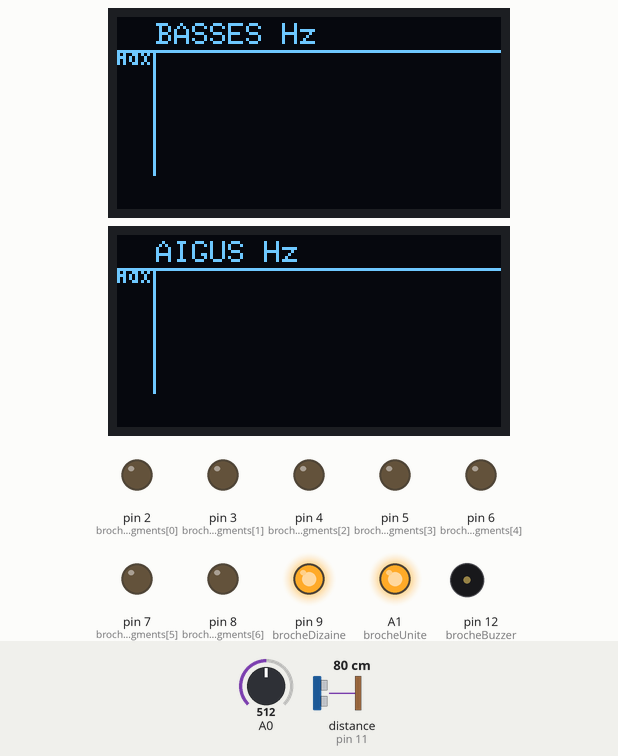
Recording of a program running on a simulated Arduino Nano, built with avr-gcc and run on an emulated ATmega328P. Parts: 2 × 128×64 one-colour display, output pins drawn as LEDs (lit = HIGH), buzzer (waves = sounding, pin HIGH). Wiring (inferred from the names in the program): ultrasonic range finder: trigger pin 10; echo pin 11. Inputs (shaded band) come from the test bench; at power-on: distance to the obstacle (sensor on pin 11) 80 cm, A0 = 512. The echo pulse lasts 58.3 µs per cm; pins used as bus, display or sensor lines are not drawn.

Above: at 2.1 s.
2.2 s: distance to the obstacle (sensor on pin 11) set to 12 cm
3.7 s: distance to the obstacle (sensor on pin 11) set to 9 cm
At 5.05 s:
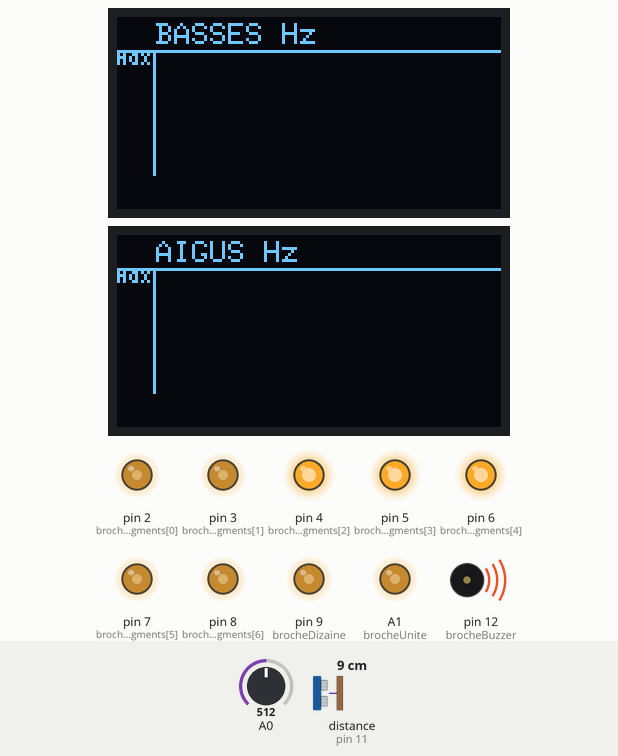
5.4 s: distance to the obstacle (sensor on pin 11) set to 18 cm
At 6.4 s:
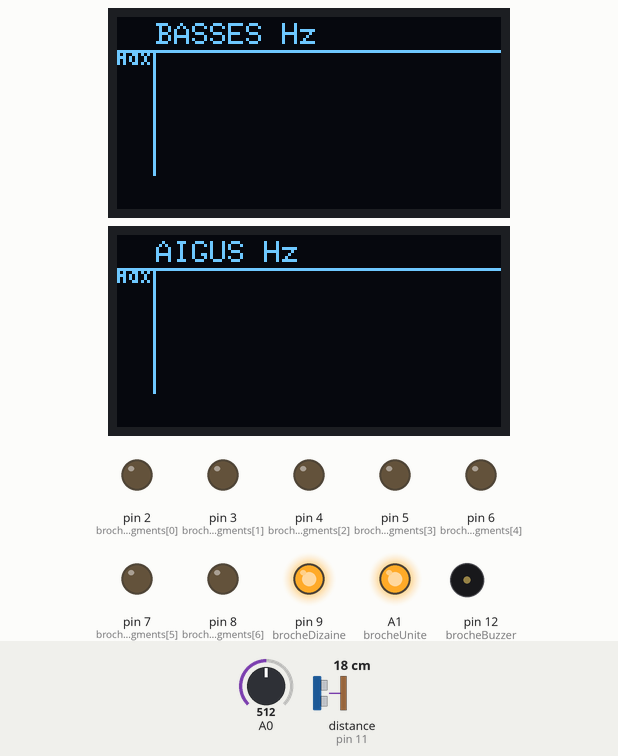
7.3 s: A0 set to 716
At 8.7 s:
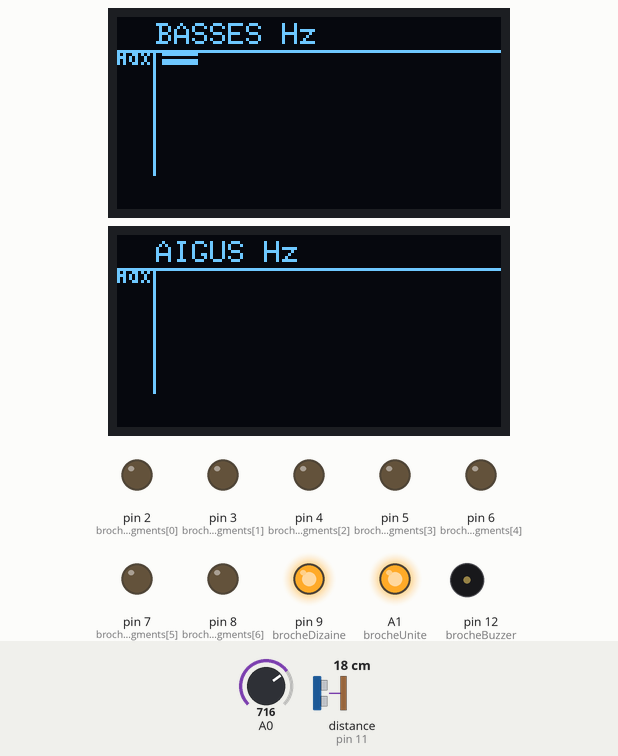
9.0 s: distance to the obstacle (sensor on pin 11) set to 2 cm
At 11.38 s:
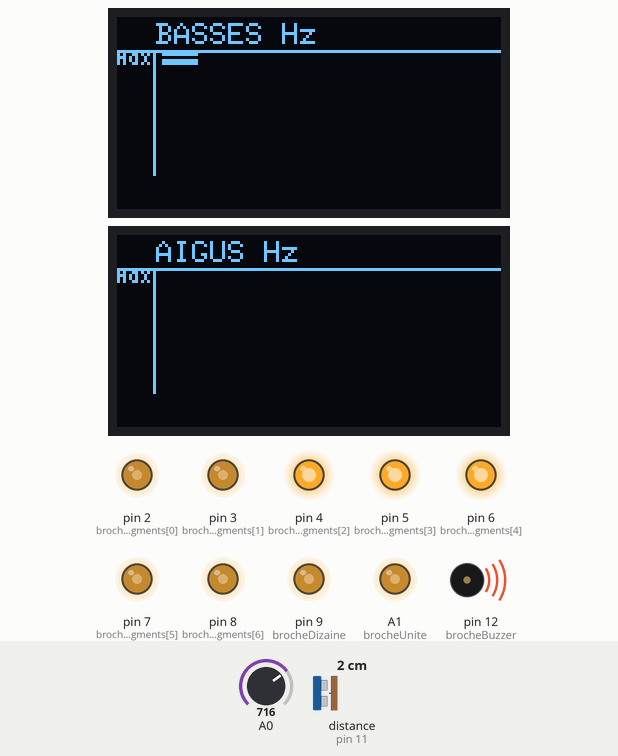
12.0 s: distance to the obstacle (sensor on pin 11) set to 13 cm
At 12.5 s:
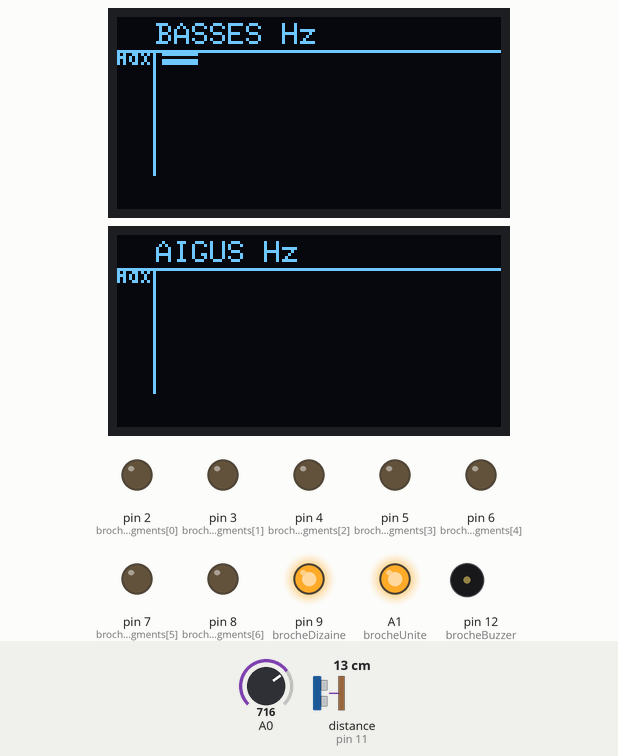
Timing chart, 0 to 14.6 s (numbered marks = the images above; inputs shaded):
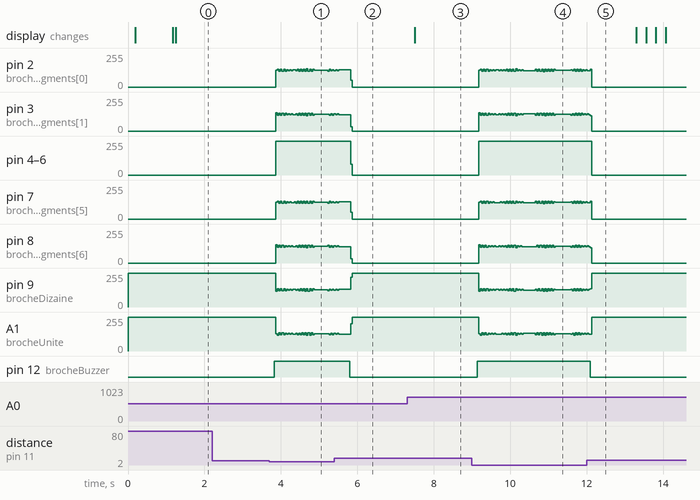

Measured:
- the behaviour switches between 11 and 10 cm on distance to the obstacle (sensor on pin 11) (found by bisection; images 0 and 1)
- after the input at 2.2 s, every drawn part: stays the same
- after the input at 5.4 s, pin 4 (brochesSegments[2]), pin 5 (brochesSegments[3]), pin 6 (brochesSegments[4]): 252/255 → 0/255 after 0.43 s; pin 12 (brocheBuzzer): HIGH → LOW after 0.40 s
- after the input at 7.3 s, the display: changes after 0.20 s (image 3)
- after the input at 12.0 s, pin 4 (brochesSegments[2]), pin 5 (brochesSegments[3]), pin 6 (brochesSegments[4]): 252/255 → 0/255 after 0.14 s; pin 12 (brocheBuzzer): HIGH → LOW after 0.10 s

The program:

main.cpp
```cpp
#include <Arduino.h>
#include <U8g2lib.h>
#include <arduinoFFT.h>

U8G2_SSD1306_128X64_NONAME_2_SW_I2C ecranBas(U8G2_R0, A5, A4, U8X8_PIN_NONE);
U8G2_SSD1306_128X64_NONAME_2_SW_I2C ecranHaut(U8G2_R0, A3, A2, U8X8_PIN_NONE);

const uint8_t brochesSegments[] = {2, 3, 4, 5, 6, 7, 8};
const uint8_t brocheDizaine    = 9;
const uint8_t brocheUnite      = A1;
const uint8_t brocheTrig       = 10;
const uint8_t brocheEcho       = 11;
const uint8_t brocheBuzzer     = 12;
const uint8_t seuil            = 10;

#define ECHANTILLONS     64
#define FREQ_ECHANT      8000

int16_t vReel[ECHANTILLONS];
int16_t vImag[ECHANTILLONS];
float   fReel[ECHANTILLONS];
float   fImag[ECHANTILLONS];
ArduinoFFT<float> FFT = ArduinoFFT<float>(fReel, fImag, ECHANTILLONS, FREQ_ECHANT);

#define NB_BANDES_BAS   8
#define NB_BANDES_HAUT  8

uint16_t bandesBas[NB_BANDES_BAS];
uint16_t bandesHaut[NB_BANDES_HAUT];
uint16_t picsBas[NB_BANDES_BAS];
uint16_t picsHaut[NB_BANDES_HAUT];

const uint8_t debutBinBas[NB_BANDES_BAS]  PROGMEM = { 1,  3,  5,  7,  9, 11, 13, 15};
const uint8_t finBinBas[NB_BANDES_BAS]    PROGMEM = { 2,  4,  6,  8, 10, 12, 14, 16};
const uint8_t debutBinHaut[NB_BANDES_HAUT] PROGMEM = {16, 18, 20, 22, 24, 26, 28, 30};
const uint8_t finBinHaut[NB_BANDES_HAUT]   PROGMEM = {17, 19, 21, 23, 25, 27, 29, 31};

const char etBas0[] PROGMEM = "125";  const char etBas1[] PROGMEM = "375";
const char etBas2[] PROGMEM = "625";  const char etBas3[] PROGMEM = "875";
const char etBas4[] PROGMEM = "1.1k"; const char etBas5[] PROGMEM = "1.4k";
const char etBas6[] PROGMEM = "1.6k"; const char etBas7[] PROGMEM = "1.9k";
const char* const etiquettesBas[NB_BANDES_BAS] PROGMEM = {etBas0,etBas1,etBas2,etBas3,etBas4,etBas5,etBas6,etBas7};

const char etHaut0[] PROGMEM = "2k";   const char etHaut1[] PROGMEM = "2.2k";
const char etHaut2[] PROGMEM = "2.5k"; const char etHaut3[] PROGMEM = "2.8k";
const char etHaut4[] PROGMEM = "3k";   const char etHaut5[] PROGMEM = "3.2k";
const char etHaut6[] PROGMEM = "3.5k"; const char etHaut7[] PROGMEM = "3.8k";
const char* const etiquettesHaut[NB_BANDES_HAUT] PROGMEM = {etHaut0,etHaut1,etHaut2,etHaut3,etHaut4,etHaut5,etHaut6,etHaut7};

char tampEtiquette[6];

#define DECROISSANCE_PIC_NUM   15
#define DECROISSANCE_PIC_DEN   16
#define PLANCHER_MIN           10
#define MARGE_BAS_NUM          8
#define MARGE_BAS_DEN          5
#define MARGE_HAUT_NUM         2
#define MARGE_HAUT_DEN         1
#define ATTAQUE_ECHELLE_NUM    1
#define ATTAQUE_ECHELLE_DEN    12
#define DECROISSANCE_ECHELLE_NUM 1
#define DECROISSANCE_ECHELLE_DEN 1000

uint16_t maxDynBas  = (uint16_t)(PLANCHER_MIN * MARGE_BAS_NUM  / MARGE_BAS_DEN);
uint16_t maxDynHaut = (uint16_t)(PLANCHER_MIN * MARGE_HAUT_NUM / MARGE_HAUT_DEN);

#define TITRE_H    11
#define ETIQUETTE_H 11
#define AXEY_W     13
#define ZONE_X     (AXEY_W)
#define ZONE_W     (128 - AXEY_W)
#define ZONE_Y     (TITRE_H)
#define ZONE_H     (64 - TITRE_H - ETIQUETTE_H)

void echantillonnerAudio();
void calculerSpectre();
void calculerBandes(const uint8_t* debutBin, const uint8_t* finBin,
                    uint16_t* bandes, uint16_t* pics, uint8_t n);
void mettreAJourMaxDyn(uint16_t* bandes, uint8_t n, uint16_t& maxDyn,
                       uint8_t mNum, uint8_t mDen);
void dessinerEcran(U8G2_SSD1306_128X64_NONAME_2_SW_I2C& ecran,
                   uint16_t* bandes, uint16_t* pics, uint16_t maxDyn,
                   uint8_t nbBandes, const char* titre,
                   const char* const* etiquettes);
long    lireDistance();
void    eteindreSegments();
void    afficherD();
void    afficherG();
void    afficherDG();
void    afficherRien();

void setup() {
  for (uint8_t i = 0; i < 7; i++) pinMode(brochesSegments[i], OUTPUT);
  pinMode(brocheDizaine, OUTPUT);
  pinMode(brocheUnite,   OUTPUT);
  afficherRien();

  pinMode(brocheTrig,   OUTPUT);
  pinMode(brocheEcho,   INPUT);
  pinMode(brocheBuzzer, OUTPUT);
  digitalWrite(brocheBuzzer, LOW);

  ecranBas.setI2CAddress(0x3C * 2);
  ecranBas.begin();
  ecranBas.firstPage();
  do {
    ecranBas.setFont(u8g2_font_6x10_tf);
    ecranBas.drawStr(20, 35, "BASSES...");
  } while (ecranBas.nextPage());

  ecranHaut.setI2CAddress(0x3D * 2);
  ecranHaut.begin();
  ecranHaut.firstPage();
  do {
    ecranHaut.setFont(u8g2_font_6x10_tf);
    ecranHaut.drawStr(20, 35, "AIGUS...");
  } while (ecranHaut.nextPage());

  for (uint8_t i = 0; i < NB_BANDES_BAS;  i++) picsBas[i]  = 0;
  for (uint8_t i = 0; i < NB_BANDES_HAUT; i++) picsHaut[i] = 0;

  delay(800);
}

void loop() {
  long distance = lireDistance();
  bool danger   = (distance > 0 && distance < seuil);

  if (danger) {
    digitalWrite(brocheBuzzer, HIGH);
    for (uint8_t i = 0; i < 80; i++) afficherDG();
  } else {
    digitalWrite(brocheBuzzer, LOW);
    afficherRien();

    echantillonnerAudio();
    calculerSpectre();
    calculerBandes(debutBinBas,  finBinBas,  bandesBas,  picsBas,  NB_BANDES_BAS);
    calculerBandes(debutBinHaut, finBinHaut, bandesHaut, picsHaut, NB_BANDES_HAUT);
    mettreAJourMaxDyn(bandesBas,  NB_BANDES_BAS,  maxDynBas,  MARGE_BAS_NUM,  MARGE_BAS_DEN);
    mettreAJourMaxDyn(bandesHaut, NB_BANDES_HAUT, maxDynHaut, MARGE_HAUT_NUM, MARGE_HAUT_DEN);

    dessinerEcran(ecranBas,  bandesBas,  picsBas,  maxDynBas,  NB_BANDES_BAS,  "BASSES Hz", etiquettesBas);
    dessinerEcran(ecranHaut, bandesHaut, picsHaut, maxDynHaut, NB_BANDES_HAUT, "AIGUS Hz",  etiquettesHaut);
  }
}

void eteindreSegments() {
  for (uint8_t i = 0; i < 7; i++) digitalWrite(brochesSegments[i], LOW);
}
void afficherRien() {
  digitalWrite(brocheDizaine, HIGH);
  digitalWrite(brocheUnite,   HIGH);
  eteindreSegments();
}
void afficherD() {
  const uint8_t seg[] = {0,1,1,1,1,0,1};
  for (uint8_t i = 0; i < 7; i++) digitalWrite(brochesSegments[i], seg[i]);
}
void afficherG() {
  const uint8_t seg[] = {1,0,1,1,1,1,0};
  for (uint8_t i = 0; i < 7; i++) digitalWrite(brochesSegments[i], seg[i]);
}
void afficherDG() {
  afficherRien(); digitalWrite(brocheDizaine, LOW); afficherD(); delay(3);
  afficherRien(); digitalWrite(brocheUnite,   LOW); afficherG(); delay(3);
}

long lireDistance() {
  digitalWrite(brocheTrig, LOW);  delayMicroseconds(2);
  digitalWrite(brocheTrig, HIGH); delayMicroseconds(10);
  digitalWrite(brocheTrig, LOW);
  long d = pulseIn(brocheEcho, HIGH, 30000UL);
  return d * 0.034 / 2;
}

void echantillonnerAudio() {
  const unsigned int periode = 1000000UL / FREQ_ECHANT;
  for (uint8_t i = 0; i < ECHANTILLONS; i++) {
    unsigned long t = micros();
    vReel[i] = (int16_t)(analogRead(A0) - 512);
    vImag[i] = 0;
    while (micros() - t < periode);
  }
}

void calculerSpectre() {
  for (uint8_t i = 0; i < ECHANTILLONS; i++) {
    fReel[i] = (float)vReel[i];
    fImag[i] = 0.0f;
  }
  FFT.windowing(FFTWindow::Hamming, FFTDirection::Forward);
  FFT.compute(FFTDirection::Forward);
  FFT.complexToMagnitude();
}

void calculerBandes(const uint8_t* debutBin, const uint8_t* finBin,
                    uint16_t* bandes, uint16_t* pics, uint8_t n) {
  for (uint8_t b = 0; b < n; b++) {
    uint8_t ks  = pgm_read_byte(&debutBin[b]);
    uint8_t ke  = pgm_read_byte(&finBin[b]);
    float   val = 0.0f;
    for (uint8_t k = ks; k <= ke; k++)
      if (fReel[k] > val) val = fReel[k];

    uint16_t v = (val < PLANCHER_MIN) ? 0 : (uint16_t)val;
    bandes[b] = v;
    if (v >= pics[b]) pics[b] = v;
    else pics[b] = (uint16_t)((uint32_t)pics[b] * DECROISSANCE_PIC_NUM / DECROISSANCE_PIC_DEN);
  }
}

void mettreAJourMaxDyn(uint16_t* bandes, uint8_t n, uint16_t& maxDyn,
                       uint8_t mNum, uint8_t mDen) {
  uint16_t maxTrame = PLANCHER_MIN;
  for (uint8_t i = 0; i < n; i++)
    if (bandes[i] > maxTrame) maxTrame = bandes[i];

  uint16_t cible = (uint16_t)((uint32_t)maxTrame * mNum / mDen);
  if (cible > maxDyn)
    maxDyn += (uint16_t)((uint32_t)(cible - maxDyn) * ATTAQUE_ECHELLE_NUM / ATTAQUE_ECHELLE_DEN);
  else if (maxDyn > cible)
    maxDyn -= (uint16_t)((uint32_t)(maxDyn - cible) * DECROISSANCE_ECHELLE_NUM / DECROISSANCE_ECHELLE_DEN);

  uint16_t valMin = (uint16_t)((uint32_t)PLANCHER_MIN * mNum / mDen);
  if (maxDyn < valMin) maxDyn = valMin;
}

void dessinerEcran(U8G2_SSD1306_128X64_NONAME_2_SW_I2C& ecran,
                   uint16_t* bandes, uint16_t* pics, uint16_t maxDyn,
                   uint8_t nbBandes, const char* titre,
                   const char* const* etiquettes) {

  const uint8_t ecart = 2;
  const uint8_t largBarre = (ZONE_W - (nbBandes + 1) * ecart) / nbBandes;
  const int yBas  = ZONE_Y + ZONE_H - 1;
  const int yMil  = ZONE_Y + ZONE_H / 2;
  const int yHaut = ZONE_Y;

  ecran.firstPage();
  do {
    uint8_t rangTuile = ecran.getBufferCurrTileRow();
    int     py0       = rangTuile * 8;
    int     py1       = py0 + 15;

    if (py0 <= TITRE_H) {
      ecran.setFont(u8g2_font_6x10_tf);
      ecran.drawStr(AXEY_W, 9, titre);
      ecran.drawHLine(0, TITRE_H, 128);
    }

    ecran.setFont(u8g2_font_4x6_tf);
    ecran.drawVLine(AXEY_W - 1, ZONE_Y, ZONE_H);

    if (yMil >= py0 && yMil <= py1)
      for (uint8_t x = AXEY_W; x < 128; x += 4) ecran.drawPixel(x, yMil);

    if ((yHaut + 5) >= py0 && yHaut <= py1)
      ecran.drawStr(0, yHaut + 5, "max");
    if ((yMil + 3) >= py0 && yMil <= py1)
      ecran.drawStr(2, yMil + 3, "50");
    if ((yBas - 1) >= py0 && (yBas - 1) <= py1)
      ecran.drawStr(4, yBas - 1, "0");

    if ((yBas + 1) >= py0 && (yBas + 1) <= py1)
      ecran.drawHLine(AXEY_W - 1, yBas + 1, 128 - AXEY_W + 1);

    for (uint8_t b = 0; b < nbBandes; b++) {
      int x = ZONE_X + ecart + b * (largBarre + ecart);

      float norme = (float)bandes[b] / maxDyn;
      if (norme > 1.0f) norme = 1.0f;
      int hautBarre = (int)(norme * (ZONE_H - 1));
      if (hautBarre > 0) {
        int rDebut = max(yBas - hautBarre, py0);
        int rFin   = min(yBas, py1);
        for (int ligne = rDebut; ligne <= rFin; ligne++)
          if ((yBas - ligne) % 3 != 0)
            ecran.drawHLine(x, ligne, largBarre);
      }

      float normePic = (float)pics[b] / maxDyn;
      if (normePic > 1.0f) normePic = 1.0f;
      int yPic = yBas - (int)(normePic * (ZONE_H - 1));
      if (yPic >= yHaut && yPic <= yBas) {
        if (yPic >= py0 && yPic <= py1)
          ecran.drawHLine(x, yPic, largBarre);
        if (yPic > yHaut && (yPic - 1) >= py0 && (yPic - 1) <= py1)
          ecran.drawHLine(x, yPic - 1, largBarre);
      }

      if (63 >= py0 && 63 <= py1) {
        strcpy_P(tampEtiquette, (char*)pgm_read_word(&etiquettes[b]));
        uint8_t ll = strlen(tampEtiquette);
        int lx = x + largBarre / 2 - (ll * 4) / 2;
        if (lx < AXEY_W) lx = AXEY_W;
        ecran.drawStr(lx, 63, tampEtiquette);
      }
    }

  } while (ecran.nextPage());
}
```
